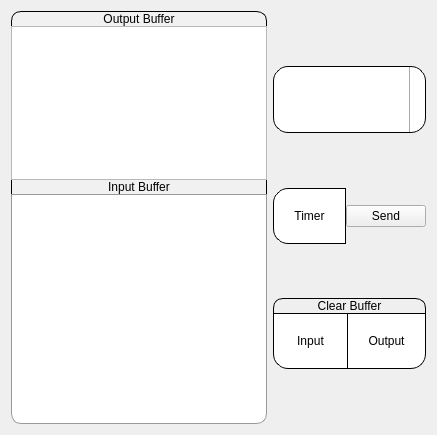
      <widget class="QWidget" name="uart_page">
       <layout class="QVBoxLayout" name="verticalLayout_13">
        <item>
         <layout class="QHBoxLayout" name="horizontalLayout_22" stretch="8,2">
          <property name="leftMargin">
           <number>0</number>
          </property>
          <property name="topMargin">
           <number>0</number>
          </property>
          <property name="rightMargin">
           <number>0</number>
          </property>
          <property name="bottomMargin">
           <number>0</number>
          </property>
          <item>
           <layout class="QVBoxLayout" name="verticalLayout_11" stretch="0,2,0,3">
            <property name="spacing">
             <number>0</number>
            </property>
            <property name="bottomMargin">
             <number>0</number>
            </property>
            <item>
             <widget class="QLabel" name="label_7">
              <property name="styleSheet">
               <string notr="true">QLabel {
	background-color: rgb(241, 241, 241);
	border-top:1px solid black;
	border-left:1px solid black;
	border-right:1px solid black;
	border-top-left-radius: 10px;
	border-top-right-radius: 10px;
}</string>
              </property>
              <property name="text">
               <string>Output Buffer</string>
              </property>
              <property name="alignment">
               <set>Qt::AlignCenter</set>
              </property>
             </widget>
            </item>
            <item>
             <widget class="QPlainTextEdit" name="txt_output_buffer">
              <property name="font">
               <font>
                <family>Segoe UI</family>
                <pointsize>16</pointsize>
               </font>
              </property>
              <property name="plainText">
               <string/>
              </property>
             </widget>
            </item>
            <item>
             <widget class="QLabel" name="label_8">
              <property name="styleSheet">
               <string notr="true">QLabel {
	background-color: rgb(241, 241, 241);
	border-left:1px solid black;
	border-right:1px solid black;
}</string>
              </property>
              <property name="text">
               <string>Input Buffer</string>
              </property>
              <property name="alignment">
               <set>Qt::AlignCenter</set>
              </property>
             </widget>
            </item>
            <item>
             <widget class="QPlainTextEdit" name="txt_input_buffer">
              <property name="font">
               <font>
                <family>Segoe UI</family>
                <pointsize>16</pointsize>
               </font>
              </property>
              <property name="styleSheet">
               <string notr="true">QPlainTextEdit {
	border-bottom-left-radius: 10px;
	border-bottom-right-radius: 10px;
	border:1px;
	border-style:solid;
	border-color:#999;	
	background-color: white;
}

</string>
              </property>
              <property name="readOnly">
               <bool>true</bool>
              </property>
             </widget>
            </item>
           </layout>
          </item>
          <item>
           <layout class="QVBoxLayout" name="verticalLayout_18" stretch="0,1,0,0,0,0,0,0">
            <property name="spacing">
             <number>0</number>
            </property>
            <property name="leftMargin">
             <number>0</number>
            </property>
            <property name="bottomMargin">
             <number>0</number>
            </property>
            <item>
             <spacer name="verticalSpacer_27">
              <property name="orientation">
               <enum>Qt::Vertical</enum>
              </property>
              <property name="sizeHint" stdset="0">
               <size>
                <width>20</width>
                <height>40</height>
               </size>
              </property>
             </spacer>
            </item>
            <item>
             <widget class="QComboBox" name="cmb_uarts">
              <property name="font">
               <font>
                <family>Segoe UI</family>
                <pointsize>14</pointsize>
                <weight>50</weight>
                <italic>false</italic>
                <bold>false</bold>
               </font>
              </property>
              <property name="styleSheet">
               <string notr="true">QComboBox {
    border: 1px solid black;
    border-radius: 15px;
    padding: 20px;

}

QComboBox::drop-down {
    subcontrol-origin: padding;
    subcontrol-position: top right;
    width: 15px;

    border-left-width: 1px;
    border-left-color: darkgray;
    border-left-style: solid; /* just a single line */
    border-top-right-radius: 3px; /* same radius as the QComboBox */
    border-bottom-right-radius: 3px;
}

</string>
              </property>
              <property name="editable">
               <bool>false</bool>
              </property>
             </widget>
            </item>
            <item>
             <spacer name="verticalSpacer_26">
              <property name="orientation">
               <enum>Qt::Vertical</enum>
              </property>
              <property name="sizeHint" stdset="0">
               <size>
                <width>20</width>
                <height>40</height>
               </size>
              </property>
             </spacer>
            </item>
            <item>
             <widget class="QFrame" name="frame">
              <property name="styleSheet">
               <string notr="true">QPushButton[objectName^=&quot;btn_uart_send&quot;] {
	border-top-right-radius: 15px;
	border-bottom-right-radius: 15px;
	border-top:1px solid black;
	border-right:1px solid black;
	border-bottom:1px solid black;
	padding:20px;
	background-color: white;
}
QPushButton:pressed {
	background-color: rgb(0, 170, 255);
	color:white;
}</string>
              </property>
              <layout class="QHBoxLayout" name="horizontalLayout_25" stretch="1,3">
               <property name="spacing">
                <number>0</number>
               </property>
               <property name="leftMargin">
                <number>0</number>
               </property>
               <property name="topMargin">
                <number>0</number>
               </property>
               <property name="rightMargin">
                <number>0</number>
               </property>
               <property name="bottomMargin">
                <number>0</number>
               </property>
               <item>
                <widget class="QPushButton" name="btn_uart_continuous">
                 <property name="styleSheet">
                  <string notr="true">QPushButton {
	border-top-left-radius: 15px;
	border-bottom-left-radius: 15px;
	border:1px solid black;
	padding:20px;
	background-color: white;
}
QPushButton:checked {
	background-color: rgb(0, 170, 255);
	color:white;
}</string>
                 </property>
                 <property name="text">
                  <string>Timer</string>
                 </property>
                 <property name="iconSize">
                  <size>
                   <width>70</width>
                   <height>71</height>
                  </size>
                 </property>
                 <property name="checkable">
                  <bool>true</bool>
                 </property>
                </widget>
               </item>
               <item>
                <widget class="QPushButton" name="btn_uart_send">
                 <property name="styleSheet">
                  <string notr="true"/>
                 </property>
                 <property name="text">
                  <string>Send</string>
                 </property>
                </widget>
               </item>
              </layout>
             </widget>
            </item>
            <item>
             <spacer name="verticalSpacer_25">
              <property name="orientation">
               <enum>Qt::Vertical</enum>
              </property>
              <property name="sizeHint" stdset="0">
               <size>
                <width>20</width>
                <height>40</height>
               </size>
              </property>
             </spacer>
            </item>
            <item>
             <widget class="QLabel" name="label_9">
              <property name="styleSheet">
               <string notr="true">QLabel {
	border-top:1px solid black;
	border-left:1px solid black;
	border-right:1px solid black;
	border-top-left-radius: 10px;
	border-top-right-radius: 10px;
}</string>
              </property>
              <property name="text">
               <string>Clear Buffer</string>
              </property>
              <property name="alignment">
               <set>Qt::AlignCenter</set>
              </property>
             </widget>
            </item>
            <item>
             <layout class="QHBoxLayout" name="horizontalLayout_23">
              <property name="spacing">
               <number>0</number>
              </property>
              <item>
               <widget class="QPushButton" name="btn_clear_input">
                <property name="styleSheet">
                 <string notr="true">QPushButton {
	border-bottom-left-radius: 15px;
	border-top:1px solid black;
	border-bottom:1px solid black;
	border-left:1px solid black;
	padding:20px;
	background-color: white;
}
QPushButton:pressed {
	background-color: rgb(0, 170, 255);
	color:white;
}</string>
                </property>
                <property name="text">
                 <string>Input</string>
                </property>
                <property name="iconSize">
                 <size>
                  <width>70</width>
                  <height>70</height>
                 </size>
                </property>
               </widget>
              </item>
              <item>
               <widget class="QPushButton" name="btn_clear_output">
                <property name="styleSheet">
                 <string notr="true">QPushButton {
	border-bottom-right-radius: 15px;
	border:1px solid black;
	padding:20px;
	background-color: white;
}
QPushButton:pressed {
	background-color: rgb(0, 170, 255);
	color:white;
}</string>
                </property>
                <property name="text">
                 <string>Output</string>
                </property>
               </widget>
              </item>
             </layout>
            </item>
            <item>
             <spacer name="verticalSpacer_28">
              <property name="orientation">
               <enum>Qt::Vertical</enum>
              </property>
              <property name="sizeHint" stdset="0">
               <size>
                <width>20</width>
                <height>40</height>
               </size>
              </property>
             </spacer>
            </item>
           </layout>
          </item>
         </layout>
        </item>
       </layout>
      </widget>
